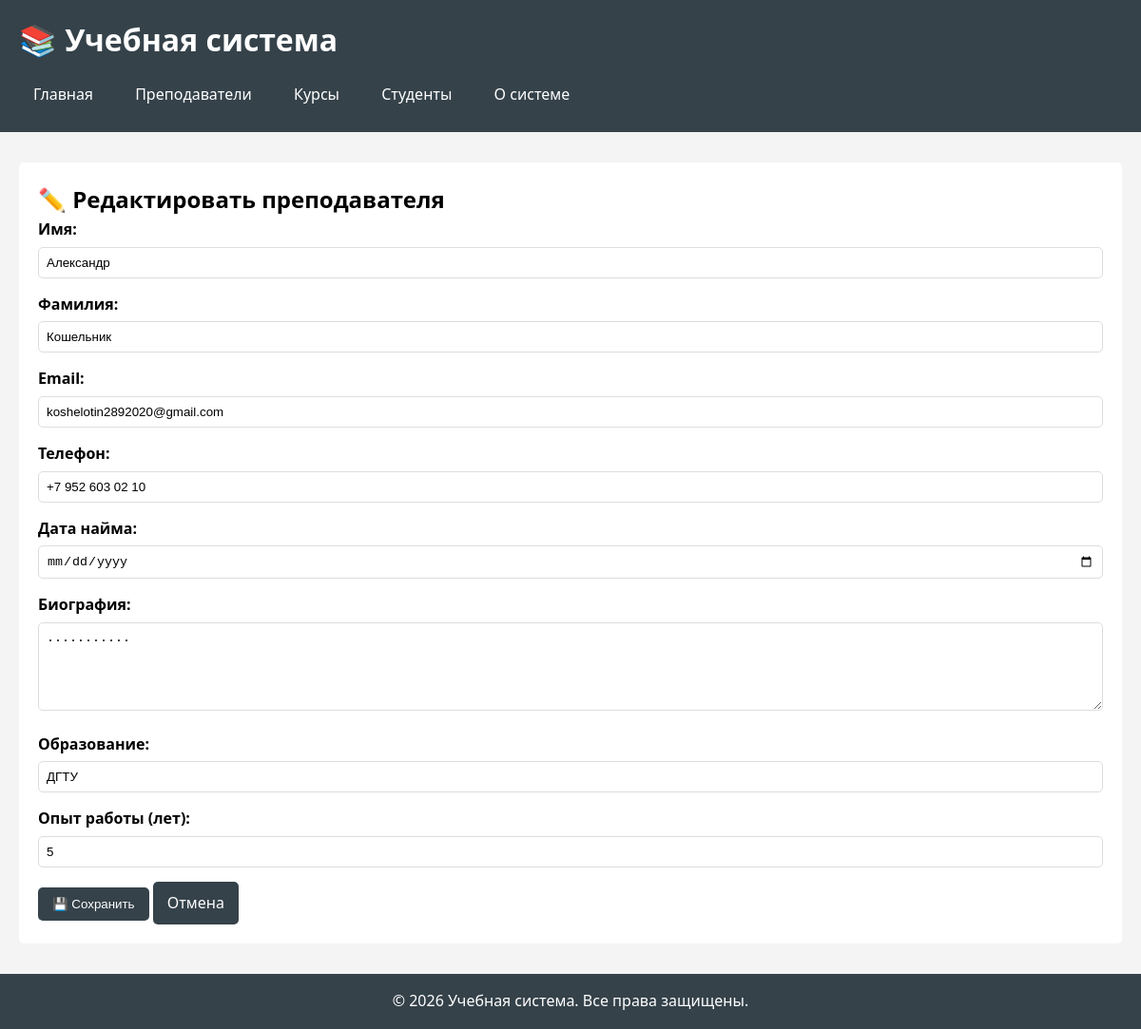
/teachers/1/update/, run on the app's committed database.
### schedule/models.py (models this page shows, shortened)
class Teacher(models.Model):
    first_name = models.CharField(max_length=100, verbose_name="Имя")
    last_name = models.CharField(max_length=100, verbose_name="Фамилия")
    email = models.EmailField(unique=True, verbose_name="Email")
    phone = models.CharField(max_length=20, blank=True, null=True,
                             verbose_name="Телефон")
    hire_date = models.DateField(verbose_name="Дата найма")
    is_active = models.BooleanField(default=True, verbose_name="Активен")
    created_at = models.DateTimeField(auto_now_add=True)
    updated_at = models.DateTimeField(auto_now=True)
    class Meta:
        verbose_name = "Преподаватель"
        verbose_name_plural = "Преподаватели"
        ordering = ['last_name', 'first_name']

class TeacherInfo(models.Model):
    teacher = models.OneToOneField(
        Teacher,
        on_delete=models.CASCADE,
        related_name='info',
        verbose_name="Преподаватель"
    )
    bio = models.TextField(blank=True, verbose_name="Биография")
    education = models.CharField(max_length=255, blank=True,
                                 verbose_name="Образование")
    experience_years = models.PositiveIntegerField(default=0,
                                                   verbose_name="Лет опыта")
    office_number = models.CharField(max_length=10, blank=True,
                                     verbose_name="Кабинет")
    github_link = models.URLField(blank=True, unique=True, null=True,
                                  verbose_name="GitHub")
    class Meta:
        verbose_name = "Информация о преподавателе"
        verbose_name_plural = "Информация о преподавателях"

### schedule/views.py (the view, shortened to what this page needs)
# urls.py: path('teachers/<int:teacher_id>/update/', views.teacher_update,
def teacher_update(request, teacher_id):
    teacher = get_object_or_404(Teacher, id=teacher_id)
    return render(request, 'schedule/teacher_form.html', {'teacher': teacher})

### schedule/templates/schedule/teacher_form.html (shortened to what this page needs)
{% extends 'schedule/base.html' %}
{% block content %}
<h2>{% if teacher %}✏️ Редактировать преподавателя{% else %}➕ Создать преподавателя{% endif %}</h2>
<form method="post">
    <div class="form-group">
        <label for="first_name">Имя:</label>
        <input type="text" id="first_name" name="first_name" value="{{ teacher.first_name|default:'' }}" required>
    </div>
    <div class="form-group">
        <label for="last_name">Фамилия:</label>
        <input type="text" id="last_name" name="last_name" value="{{ teacher.last_name|default:'' }}" required>
    </div>
    <div class="form-group">
        <label for="email">Email:</label>
        <input type="email" id="email" name="email" value="{{ teacher.email|default:'' }}" required>
    </div>
    <div class="form-group">
        <label for="phone">Телефон:</label>
        <input type="text" id="phone" name="phone" value="{{ teacher.phone|default:'' }}">
    </div>
    <div class="form-group">
        <label for="hire_date">Дата найма:</label>
        <input type="date" id="hire_date" name="hire_date" value="{{ teacher.hire_date|default:'' }}" required>
    </div>
    <div class="form-group">
        <label for="bio">Биография:</label>
        <textarea id="bio" name="bio" rows="5">{{ teacher.info.bio|default:'' }}</textarea>
    </div>
    <div class="form-group">
        <label for="education">Образование:</label>
        <input type="text" id="education" name="education" value="{{ teacher.info.education|default:'' }}">
    </div>
    <div class="form-group">
        <label for="experience_years">Опыт работы (лет):</label>
        <input type="number" id="experience_years" name="experience_years" value="{{ teacher.info.experience_years|default:'0' }}">
    </div>
    <button type="submit" class="btn">💾 Сохранить</button>
    <a href="{% url 'schedule:teacher_list' %}" class="btn">Отмена</a>
</form>
{% endblock %}

### schedule/templates/schedule/base.html (style rules this page uses)
* { margin: 0; padding: 0; box-sizing: border-box; }
body { font-family: 'Segoe UI', Tahoma, Geneva, Verdana, sans-serif; line-height: 1.6; background-color: #f4f4f4; }
.btn { display: inline-block; padding: 10px 15px; background: #35424a; color: white; text-decoration: none; border: none; border-radius: 5px; cursor: pointer; }
.form-group { margin-bottom: 15px; }
.form-group label { display: block; margin-bottom: 5px; font-weight: bold; }
.form-group input, .form-group select, .form-group textarea { width: 100%; padding: 8px; border: 1px solid #ddd; border-radius: 5px; }

### data on the page
Teacher: first_name "Александр", last_name "Кошельник", email "koshelotin2892020@gmail.com", phone "+7 952 603 02 10", bio "...........", education "ДГТУ", experience_years "5"
